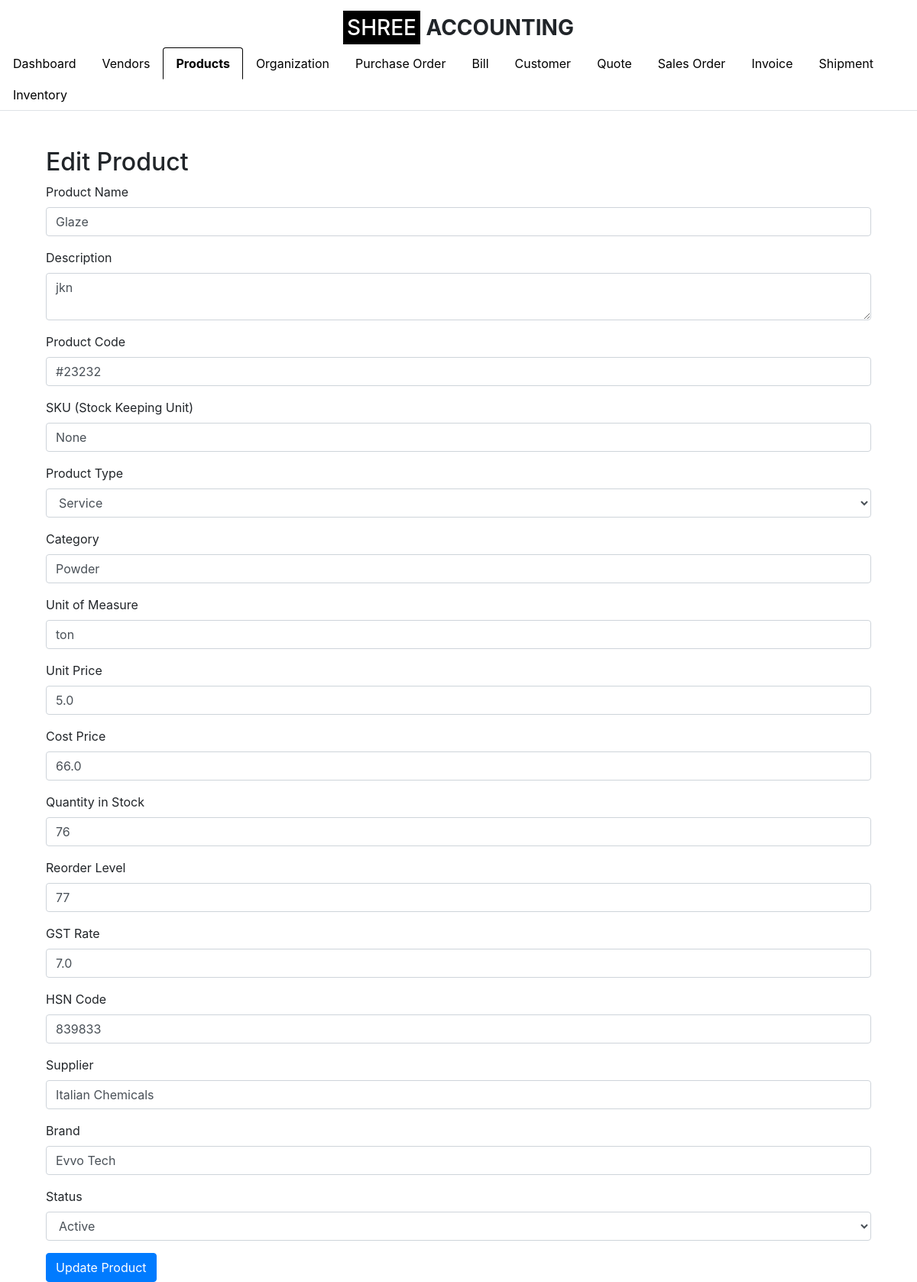
Page /edit_product/1 (signed in) on the committed database.
### app.py (models this page shows)
class Product(db.Model):
    id = db.Column(db.Integer, primary_key=True)
    product_name = db.Column(db.String(100), nullable=False)
    description = db.Column(db.String(255), nullable=True)
    product_code = db.Column(db.String(50), nullable=False, unique=True)
    sku = db.Column(db.String(50), nullable=True)  # Include SKU
    unit = db.Column(db.String(20), nullable=False)
    category = db.Column(db.String(50), nullable=False)  # e.g., Consumable, Trading, etc.
    product_type = db.Column(db.String(50), nullable=False)  # e.g., Finished Product, Service, Raw Material
    brand = db.Column(db.String(50), nullable=True)
    unit_price = db.Column(db.Float, nullable=False)
    cost_price = db.Column(db.Float, nullable=True)
    quantity_in_stock = db.Column(db.Integer, nullable=False, default=0)
    reorder_level = db.Column(db.Integer, nullable=True, default=10)
    gst_rate = db.Column(db.Float, nullable=True)
    hsn_code = db.Column(db.String(20), nullable=True)
    supplier = db.Column(db.String(100), nullable=True)
    status = db.Column(db.String(20), nullable=False, default='Active')
    created_at = db.Column(db.DateTime, default=datetime.utcnow)
    updated_at = db.Column(db.DateTime, default=datetime.utcnow, onupdate=datetime.utcnow)
    organization_id = db.Column(db.Integer, db.ForeignKey('setup_organization.id'), nullable=False)
    organization = db.relationship('SetupOrganization', backref=db.backref('products', lazy=True))

### app.py (the view)
    def wrap(*args, **kwargs):
        if 'logged_in' in session:
            return f(*args, **kwargs)
        else:
            flash('Please log in first.', 'warning')
            return redirect(url_for('login'))

### app.py (called while the page is built, shortened)
def login_required(f):
    def wrap(*args, **kwargs):
        if 'logged_in' in session:
            return f(*args, **kwargs)
        else:
            flash('Please log in first.', 'warning')
            return redirect(url_for('login'))
    wrap.__name__ = f.__name__
    return wrap

@app.route('/edit_product/<int:product_id>', methods=['GET', 'POST'])
@login_required
def edit_product(product_id):
    product = Product.query.get_or_404(product_id)
    return render_template('edit_product.html', product=product, show_logo=True, active_tab='product')

### templates/edit_product.html (shortened to what this page needs)
{% extends "base.html" %}
{% block content %}
<div class="container mt-5">
    <h2>Edit Product</h2>
    <form method="POST" action="{{ url_for('edit_product', product_id=product.id) }}">
        <div class="form-group">
            <label for="product_name">Product Name</label>
            <input type="text" class="form-control" id="product_name" name="product_name" value="{{ product.product_name }}" required>
        </div>
        <div class="form-group">
            <label for="description">Description</label>
            <textarea class="form-control" id="description" name="description">{{ product.description }}</textarea>
        </div>
        <div class="form-group">
            <label for="product_code">Product Code</label>
            <input type="text" class="form-control" id="product_code" name="product_code" value="{{ product.product_code }}" required>
        </div>
        <div class="form-group">
            <label for="sku">SKU (Stock Keeping Unit)</label>
            <input type="text" class="form-control" id="sku" name="sku" value="{{ product.sku }}" required>
        </div>
        <div class="form-group">
            <label for="product_type">Product Type</label>
            <select class="form-control" id="product_type" name="product_type" required>
                <option value="Service" {% if product.product_type == 'Service' %}selected{% endif %}>Service</option>
            </select>
        </div>
        <div class="form-group">
            <label for="category">Category</label>
            <input type="text" class="form-control" id="category" name="category" value="{{ product.category }}">
        </div>
        <div class="form-group">
            <label for="unit">Unit of Measure</label>
            <input type="text" class="form-control" id="unit" name="unit" value="{{ product.unit }}" required>
        </div>
        <div class="form-group">
            <label for="unit_price">Unit Price</label>
            <input type="number" step="0.01" class="form-control" id="unit_price" name="unit_price" value="{{ product.unit_price }}" required>
        </div>
        <div class="form-group">
            <label for="cost_price">Cost Price</label>
            <input type="number" step="0.01" class="form-control" id="cost_price" name="cost_price" value="{{ product.cost_price }}">
        </div>
        <div class="form-group">
            <label for="quantity_in_stock">Quantity in Stock</label>
            <input type="number" class="form-control" id="quantity_in_stock" name="quantity_in_stock" value="{{ product.quantity_in_stock }}" required>
        </div>
        <div class="form-group">
            <label for="reorder_level">Reorder Level</label>
            <input type="number" class="form-control" id="reorder_level" name="reorder_level" value="{{ product.reorder_level }}">
        </div>
        <div class="form-group">
            <label for="gst_rate">GST Rate</label>
            <input type="number" step="0.01" class="form-control" id="gst_rate" name="gst_rate" value="{{ product.gst_rate }}">
        </div>
        <div class="form-group">
            <label for="hsn_code">HSN Code</label>
            <input type="text" class="form-control" id="hsn_code" name="hsn_code" value="{{ product.hsn_code }}">
        </div>
        <div class="form-group">
            <label for="supplier">Supplier</label>
            <input type="text" class="form-control" id="supplier" name="supplier" value="{{ product.supplier }}">
        </div>
        <div class="form-group">
            <label for="brand">Brand</label>
            <input type="text" class="form-control" id="brand" name="brand" value="{{ product.brand }}">
        </div>
        <div class="form-group">
            <label for="status">Status</label>
            <select class="form-control" id="status" name="status" required>
                <option value="Active" {% if product.status == 'Active' %}selected{% endif %}>Active</option>
            </select>
        </div>
        <button type="submit" class="btn btn-primary">Update Product</button>
    </form>
</div>
{% endblock %}

### rows in the picture
Product: product_name "Glaze", description "jkn", product_code "#23232", sku "None", product_type "Service", category "Powder", unit "ton", unit_price "5.0", cost_price "66.0", quantity_in_stock "76", reorder_level "77", gst_rate "7.0", hsn_code "839833", supplier "Italian Chemicals", brand "Evvo Tech", status "Active"
